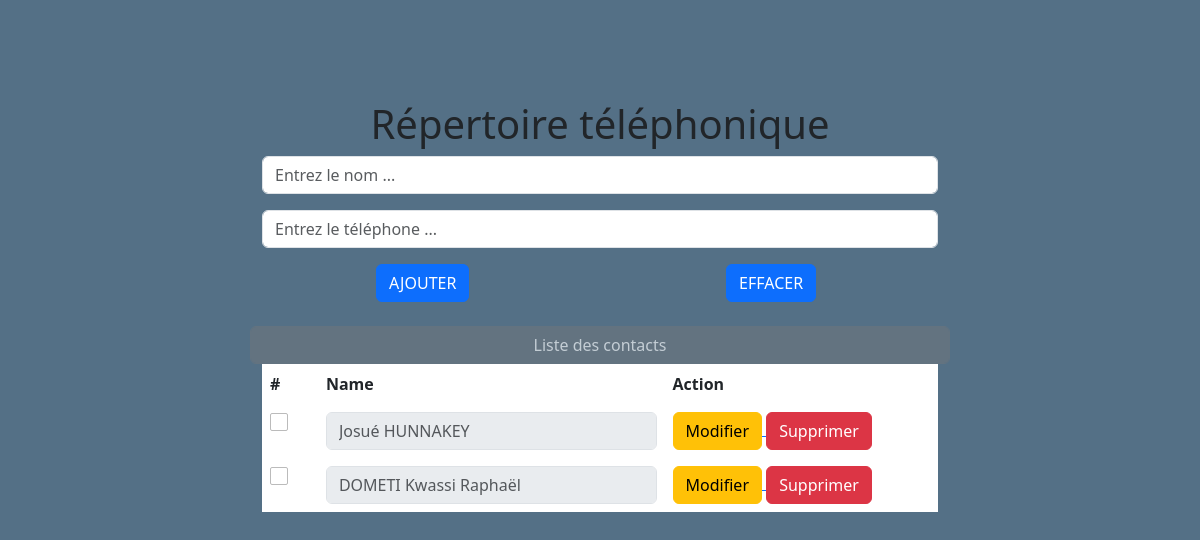
The app's page /contact/, older data.
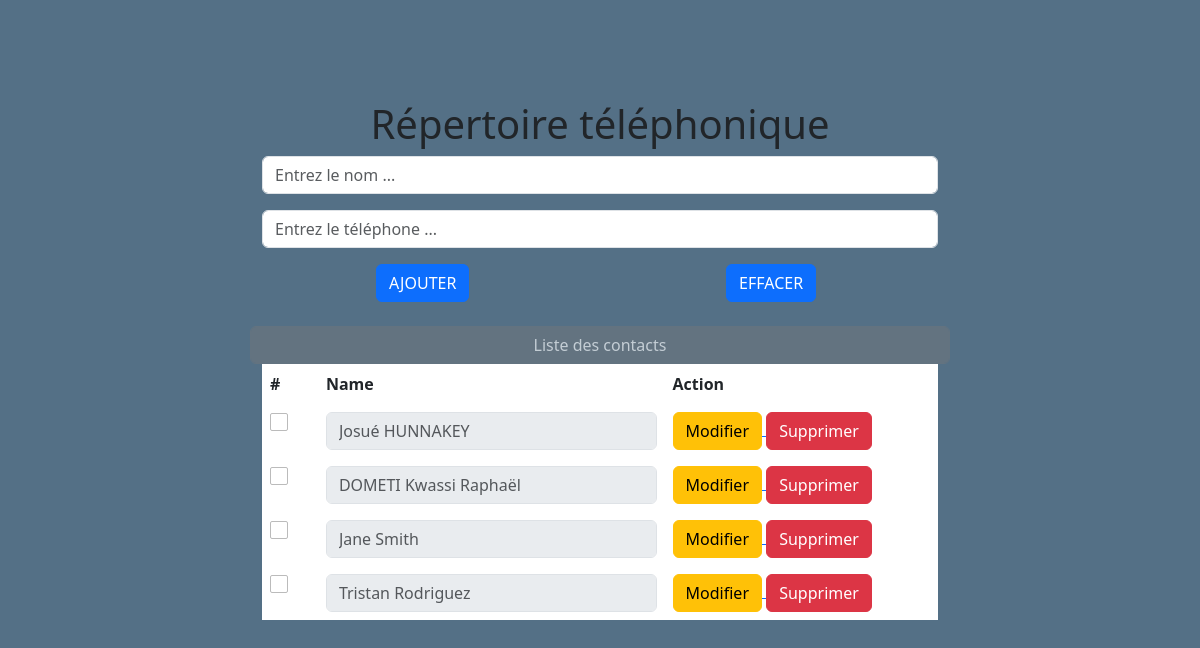
The same page, newer data.
### contact/models.py (models this page shows, shortened)
class Contact(models.Model):
    name = models.CharField(max_length=50)
    slug = models.SlugField(blank=True)
    tel = models.IntegerField()
    date = models.DateTimeField(blank=True, null=True)
    class Meta:
        verbose_name = "Contact"

### contact/views.py (the view)
# urls.py: path('', views.index, name='index'),
def index(request):
    contacts = Contact.objects.all()
    if request.method == 'POST':
        form = ContactForm(request.POST)
        if form.is_valid():
            form.save()
        return HttpResponseRedirect(request.path)
    else:
        form = ContactForm()
    return render(request, 'index.html', {'form': form, 'contacts': contacts})

### Repertoire/forms.py
class ContactForm(forms.ModelForm):
    class Meta:
        model = Contact
        fields = ["name", 'tel']
        widgets = {
            'name': TextInput(attrs={'placeholder': 'Entrez le nom ...', 'class': 'form-control'}),
            'tel': TextInput(attrs={'placeholder': 'Entrez le téléphone ...', 'class': 'form-control'}),
        }
        labels = {"name": "",
                  'tel': ""}

### templates/index.html (shortened to what this page needs)
{% extends 'base.html' %}
{% block content %}
<div>
    <h1 style=" display: flex;justify-content: center" >Répertoire téléphonique</h1>
    <form method="POST">
        {{ form.as_p }}
        <div class="row ">
            <div class="col-6 text-left" >
                <input type="submit" class="btn btn-primary" value="AJOUTER" style="margin-left:35%">
            </div>
            <div class="col-6 text-right">
                <input type="reset" class="btn btn-primary" value="EFFACER" style="margin-left:35%">
            </div>
        </div>
        <br>
        <div class="row flex-box">
            <input type="button" class="btn btn-secondary form-control" value="Liste des contacts" disabled readonly>
        </div>
        <div class="form-group">
            <table class="table table-borderless">
                <thead>
                    <tr>
                        <th scope="col">#
                        </th>
                        <th scope="col-md-3">Name</th>
                        <th scope="col-md-3">Action</th>
                    </tr>
                </thead>
                <tbody>
                    {% for contact in contacts %}
                    <tr>
                        <th scope="row">
                              <span class="custom-checkbox">
                                <label for="checkbox1"></label>
                              </span>
                        </th>
                        <td>
                            <input type="text" class="form-control" placeholder="{{ contact.name }}" disabled readonly>
                        </td>
                        <td>
                            <span>
                                <a href="{% url 'update' pk=contact.pk %}">
                                    <button type="button" class="btn btn-warning btn-modify">Modifier</button>
                                </a>
                            </span>
                            <span>
                                <a href="{% url 'delete' pk=contact.pk %}">
                                    <button type="button" class="btn btn-danger btn-delete">Supprimer</button>
                                </a>
                            </span>
                        </td>
                    </tr>
                    {% endfor %}
                </tbody>
            </table>
            </div>
    </form>
</div>
{% endblock content %}

### templates/base.html (shortened to what this page needs)
{% load static %}
<!DOCTYPE html>
<html>
<head>
    <link href="https://cdn.jsdelivr.net/npm/bootstrap@5.3.0-alpha1/dist/css/bootstrap.min.css"
          rel="stylesheet"
>
    <link rel="stylesheet" href="{% static 'css/style.css'%}">
</head>
<body>
<div class="container">
    {% block content %} {% endblock content %}
</div>
</body>
</html>

### static/css/style.css (style rules this page uses)
body { background-color: #547086; }
.container { margin-top: 100px; max-width: 700px; }
.custom-checkbox { position: relative; }
.custom-checkbox label:before { width: 18px; height: 18px; }
.custom-checkbox label:before { content: ''; margin-right: 10px; display: inline-block; vertical-align: text-top; background: white; border: 1px solid #bbb; border-radius: 2px; box-sizing: border-box; z-index: 2; }

Row changes from the older to the newer data that the page shows:
added Contact: name "Jane Smith"
added Contact: name "Tristan Rodriguez"
